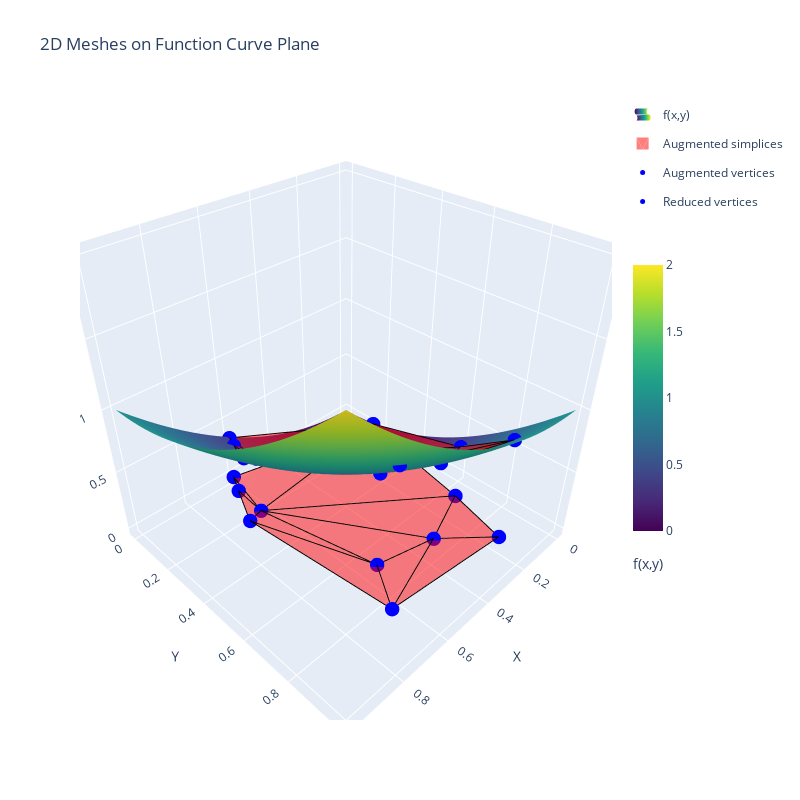

Here is the notebook cell this chart was saved with:
### Code cell
# Create the plot
fig = plot_augmented_2d_meshes(f_2d_expl, asvd_expl.simplices_xy, data_expl[features_2d].values)
fig.show()

### Figure 1 — Plotly figure (JSON) as saved in the notebook; plotly's stock layout.template omitted (floating-point values rounded to 4 significant figures; data arrays with more than 128 entries replaced by an {"elided": "..."} marker saying what was removed)
{"data": [{"colorbar": {"len": 0.5, "title": {"side": "bottom", "text": "f(x,y)"}}, "colorscale": [[0, "#440154"], [0.1111, "#482878"], [0.2222, "#3e4989"], [0.3333, "#31688e"], [0.4444, "#26828e"], [0.5556, "#1f9e89"], [0.6667, "#35b779"], [0.7778, "#6ece58"], [0.8889, "#b5de2b"], [1, "#fde725"]], "name": "f(x,y)", "opacity": 1, "showlegend": true, "type": "surface", "x": {"elided": "50x50 float values"}, "y": {"elided": "50x50 float values"}, "z": {"elided": "50x50 float values"}}, {"color": "red", "legendgroup": "Augmented", "name": "Augmented simplices", "opacity": 0.5, "showlegend": true, "type": "mesh3d", "x": [0.3254, 0.6496, 0.1616], "y": [0.7465, 0.8492, 0.8986], "z": [0.6631, 1.143, 0.8335]}, {"color": "red", "legendgroup": "Augmented", "name": "Augmented simplices", "opacity": 0.5, "showlegend": false, "type": "mesh3d", "x": [0.6064, 0.652, 0.005062], "y": [0.009197, 0.2243, 0.1608], "z": [0.3678, 0.4754, 0.02588]}, {"color": "red", "legendgroup": "Augmented", "name": "Augmented simplices", "opacity": 0.5, "showlegend": false, "type": "mesh3d", "x": [0.1015, 0.3254, 0.1616], "y": [0.6635, 0.7465, 0.8986], "z": [0.4505, 0.6631, 0.8335]}, {"color": "red", "legendgroup": "Augmented", "name": "Augmented simplices", "opacity": 0.5, "showlegend": false, "type": "mesh3d", "x": [0.652, 0.1015, 0.005062], "y": [0.2243, 0.6635, 0.1608], "z": [0.4754, 0.4505, 0.02588]}, {"color": "red", "legendgroup": "Augmented", "name": "Augmented simplices", "opacity": 0.5, "showlegend": false, "type": "mesh3d", "x": [0.1015, 0.652, 0.3254], "y": [0.6635, 0.2243, 0.7465], "z": [0.4505, 0.4754, 0.6631]}, {"color": "red", "legendgroup": "Augmented", "name": "Augmented simplices", "opacity": 0.5, "showlegend": false, "type": "mesh3d", "x": [0.652, 0.642, 0.7122], "y": [0.2243, 0.08414, 0.2372], "z": [0.4754, 0.4193, 0.5635]}, {"color": "red", "legendgroup": "Augmented", "name": "Augmented simplices", "opacity": 0.5, "showlegend": false, "type": "mesh3d", "x": [0.642, 0.652, 0.6064], "y": [0.08414, 0.2243, 0.009197], "z": [0.4193, 0.4754, 0.3678]}, {"color": "red", "legendgroup": "Augmented", "name": "Augmented simplices", "opacity": 0.5, "showlegend": false, "type": "mesh3d", "x": [0.3254, 0.5487, 0.6496], "y": [0.7465, 0.6919, 0.8492], "z": [0.6631, 0.7798, 1.143]}, {"color": "red", "legendgroup": "Augmented", "name": "Augmented simplices", "opacity": 0.5, "showlegend": false, "type": "mesh3d", "x": [0.652, 0.5487, 0.3254], "y": [0.2243, 0.6919, 0.7465], "z": [0.4754, 0.7798, 0.6631]}, {"color": "red", "legendgroup": "Augmented", "name": "Augmented simplices", "opacity": 0.5, "showlegend": false, "type": "mesh3d", "x": [0.6496, 0.5487, 0.7122], "y": [0.8492, 0.6919, 0.2372], "z": [1.143, 0.7798, 0.5635]}, {"color": "red", "legendgroup": "Augmented", "name": "Augmented simplices", "opacity": 0.5, "showlegend": false, "type": "mesh3d", "x": [0.5487, 0.652, 0.7122], "y": [0.6919, 0.2243, 0.2372], "z": [0.7798, 0.4754, 0.5635]}, {"legendgroup": "Augmented", "line": {"color": "black", "width": 2}, "mode": "lines", "name": "Augmented edges", "showlegend": false, "type": "scatter3d", "x": [0.3254, 0.6496, null, 0.6496, 0.1616, null, 0.1616, 0.3254, null, 0.6064, 0.652, null, 0.652, 0.005062, null, 0.005062, 0.6064, null, 0.1015, 0.3254, null, 0.3254, 0.1616, null, 0.1616, 0.1015, null, 0.652, 0.1015, null, 0.1015, 0.005062, null, 0.005062, 0.652, null, 0.1015, 0.652, null, 0.652, 0.3254, null, 0.3254, 0.1015, null, 0.652, 0.642, null, 0.642, 0.7122, null, 0.7122, 0.652, null, 0.642, 0.652, null, 0.652, 0.6064, null, 0.6064, 0.642, null, 0.3254, 0.5487, null, 0.5487, 0.6496, null, 0.6496, 0.3254, null, 0.652, 0.5487, null, 0.5487, 0.3254, null, 0.3254, 0.652, null, 0.6496, 0.5487, null, 0.5487, 0.7122, null, 0.7122, 0.6496, null, 0.5487, 0.652, null, 0.652, 0.7122, null, 0.7122, 0.5487, null], "y": [0.7465, 0.8492, null, 0.8492, 0.8986, null, 0.8986, 0.7465, null, 0.009197, 0.2243, null, 0.2243, 0.1608, null, 0.1608, 0.009197, null, 0.6635, 0.7465, null, 0.7465, 0.8986, null, 0.8986, 0.6635, null, 0.2243, 0.6635, null, 0.6635, 0.1608, null, 0.1608, 0.2243, null, 0.6635, 0.2243, null, 0.2243, 0.7465, null, 0.7465, 0.6635, null, 0.2243, 0.08414, null, 0.08414, 0.2372, null, 0.2372, 0.2243, null, 0.08414, 0.2243, null, 0.2243, 0.009197, null, 0.009197, 0.08414, null, 0.7465, 0.6919, null, 0.6919, 0.8492, null, 0.8492, 0.7465, null, 0.2243, 0.6919, null, 0.6919, 0.7465, null, 0.7465, 0.2243, null, 0.8492, 0.6919, null, 0.6919, 0.2372, null, 0.2372, 0.8492, null, 0.6919, 0.2243, null, 0.2243, 0.2372, null, 0.2372, 0.6919, null], "z": [0.6631, 1.143, null, 1.143, 0.8335, null, 0.8335, 0.6631, null, 0.3678, 0.4754, null, 0.4754, 0.02588, null, 0.02588, 0.3678, null, 0.4505, 0.6631, null, 0.6631, 0.8335, null, 0.8335, 0.4505, null, 0.4754, 0.4505, null, 0.4505, 0.02588, null, 0.02588, 0.4754, null, 0.4505, 0.4754, null, 0.4754, 0.6631, null, 0.6631, 0.4505, null, 0.4754, 0.4193, null, 0.4193, 0.5635, null, 0.5635, 0.4754, null, 0.4193, 0.4754, null, 0.4754, 0.3678, null, 0.3678, 0.4193, null, 0.6631, 0.7798, null, 0.7798, 1.143, null, 1.143, 0.6631, null, 0.4754, 0.7798, null, 0.7798, 0.6631, null, 0.6631, 0.4754, null, 1.143, 0.7798, null, 0.7798, 0.5635, null, 0.5635, 1.143, null, 0.7798, 0.4754, null, 0.4754, 0.5635, null, 0.5635, 0.7798, null]}, {"legendgroup": "", "marker": {"color": "blue", "size": 5}, "mode": "markers", "name": "Augmented vertices", "showlegend": true, "type": "scatter3d", "x": [0.642, 0.1616, 0.6064, 0.1015, 0.005062, 0.5487, 0.652, 0.7122, 0.3254, 0.6496], "y": [0.08414, 0.8986, 0.009197, 0.6635, 0.1608, 0.6919, 0.2243, 0.2372, 0.7465, 0.8492], "z": [0.4193, 0.8335, 0.3678, 0.4505, 0.02588, 0.7798, 0.4754, 0.5635, 0.6631, 1.143]}, {"color": "red", "legendgroup": "Reduced", "name": "Reduced simplices", "opacity": 0.5, "showlegend": false, "type": "mesh3d", "x": [0.3254, 0.6496, 0.1616], "y": [0.7465, 0.8492, 0.8986], "z": [0, 0, 0]}, {"color": "red", "legendgroup": "Reduced", "name": "Reduced simplices", "opacity": 0.5, "showlegend": false, "type": "mesh3d", "x": [0.6064, 0.652, 0.005062], "y": [0.009197, 0.2243, 0.1608], "z": [0, 0, 0]}, {"color": "red", "legendgroup": "Reduced", "name": "Reduced simplices", "opacity": 0.5, "showlegend": false, "type": "mesh3d", "x": [0.1015, 0.3254, 0.1616], "y": [0.6635, 0.7465, 0.8986], "z": [0, 0, 0]}, {"color": "red", "legendgroup": "Reduced", "name": "Reduced simplices", "opacity": 0.5, "showlegend": false, "type": "mesh3d", "x": [0.652, 0.1015, 0.005062], "y": [0.2243, 0.6635, 0.1608], "z": [0, 0, 0]}, {"color": "red", "legendgroup": "Reduced", "name": "Reduced simplices", "opacity": 0.5, "showlegend": false, "type": "mesh3d", "x": [0.1015, 0.652, 0.3254], "y": [0.6635, 0.2243, 0.7465], "z": [0, 0, 0]}, {"color": "red", "legendgroup": "Reduced", "name": "Reduced simplices", "opacity": 0.5, "showlegend": false, "type": "mesh3d", "x": [0.652, 0.642, 0.7122], "y": [0.2243, 0.08414, 0.2372], "z": [0, 0, 0]}, {"color": "red", "legendgroup": "Reduced", "name": "Reduced simplices", "opacity": 0.5, "showlegend": false, "type": "mesh3d", "x": [0.642, 0.652, 0.6064], "y": [0.08414, 0.2243, 0.009197], "z": [0, 0, 0]}, {"color": "red", "legendgroup": "Reduced", "name": "Reduced simplices", "opacity": 0.5, "showlegend": false, "type": "mesh3d", "x": [0.3254, 0.5487, 0.6496], "y": [0.7465, 0.6919, 0.8492], "z": [0, 0, 0]}, {"color": "red", "legendgroup": "Reduced", "name": "Reduced simplices", "opacity": 0.5, "showlegend": false, "type": "mesh3d", "x": [0.652, 0.5487, 0.3254], "y": [0.2243, 0.6919, 0.7465], "z": [0, 0, 0]}, {"color": "red", "legendgroup": "Reduced", "name": "Reduced simplices", "opacity": 0.5, "showlegend": false, "type": "mesh3d", "x": [0.6496, 0.5487, 0.7122], "y": [0.8492, 0.6919, 0.2372], "z": [0, 0, 0]}, {"color": "red", "legendgroup": "Reduced", "name": "Reduced simplices", "opacity": 0.5, "showlegend": false, "type": "mesh3d", "x": [0.5487, 0.652, 0.7122], "y": [0.6919, 0.2243, 0.2372], "z": [0, 0, 0]}, {"legendgroup": "Reduced", "line": {"color": "black", "width": 2}, "mode": "lines", "name": "Reduced edges", "showlegend": false, "type": "scatter3d", "x": [0.3254, 0.6496, null, 0.6496, 0.1616, null, 0.1616, 0.3254, null, 0.6064, 0.652, null, 0.652, 0.005062, null, 0.005062, 0.6064, null, 0.1015, 0.3254, null, 0.3254, 0.1616, null, 0.1616, 0.1015, null, 0.652, 0.1015, null, 0.1015, 0.005062, null, 0.005062, 0.652, null, 0.1015, 0.652, null, 0.652, 0.3254, null, 0.3254, 0.1015, null, 0.652, 0.642, null, 0.642, 0.7122, null, 0.7122, 0.652, null, 0.642, 0.652, null, 0.652, 0.6064, null, 0.6064, 0.642, null, 0.3254, 0.5487, null, 0.5487, 0.6496, null, 0.6496, 0.3254, null, 0.652, 0.5487, null, 0.5487, 0.3254, null, 0.3254, 0.652, null, 0.6496, 0.5487, null, 0.5487, 0.7122, null, 0.7122, 0.6496, null, 0.5487, 0.652, null, 0.652, 0.7122, null, 0.7122, 0.5487, null], "y": [0.7465, 0.8492, null, 0.8492, 0.8986, null, 0.8986, 0.7465, null, 0.009197, 0.2243, null, 0.2243, 0.1608, null, 0.1608, 0.009197, null, 0.6635, 0.7465, null, 0.7465, 0.8986, null, 0.8986, 0.6635, null, 0.2243, 0.6635, null, 0.6635, 0.1608, null, 0.1608, 0.2243, null, 0.6635, 0.2243, null, 0.2243, 0.7465, null, 0.7465, 0.6635, null, 0.2243, 0.08414, null, 0.08414, 0.2372, null, 0.2372, 0.2243, null, 0.08414, 0.2243, null, 0.2243, 0.009197, null, 0.009197, 0.08414, null, 0.7465, 0.6919, null, 0.6919, 0.8492, null, 0.8492, 0.7465, null, 0.2243, 0.6919, null, 0.6919, 0.7465, null, 0.7465, 0.2243, null, 0.8492, 0.6919, null, 0.6919, 0.2372, null, 0.2372, 0.8492, null, 0.6919, 0.2243, null, 0.2243, 0.2372, null, 0.2372, 0.6919, null], "z": [0, 0, null, 0, 0, null, 0, 0, null, 0, 0, null, 0, 0, null, 0, 0, null, 0, 0, null, 0, 0, null, 0, 0, null, 0, 0, null, 0, 0, null, 0, 0, null, 0, 0, null, 0, 0, null, 0, 0, null, 0, 0, null, 0, 0, null, 0, 0, null, 0, 0, null, 0, 0, null, 0, 0, null, 0, 0, null, 0, 0, null, 0, 0, null, 0, 0, null, 0, 0, null, 0, 0, null, 0, 0, null, 0, 0, null, 0, 0, null, 0, 0, null, 0, 0, null, 0, 0, null]}, {"legendgroup": "Reduced", "marker": {"color": "blue", "size": 5}, "mode": "markers", "name": "Reduced vertices", "showlegend": true, "type": "scatter3d", "x": [0.642, 0.1616, 0.6064, 0.1015, 0.005062, 0.5487, 0.652, 0.7122, 0.3254, 0.6496], "y": [0.08414, 0.8986, 0.009197, 0.6635, 0.1608, 0.6919, 0.2243, 0.2372, 0.7465, 0.8492], "z": [0, 0, 0, 0, 0, 0, 0, 0, 0, 0]}], "layout": {"height": 800, "scene": {"aspectmode": "cube", "xaxis": {"title": {"text": "X"}}, "yaxis": {"title": {"text": "Y"}}, "zaxis": {"title": {"text": "Z"}}}, "title": {"text": "2D Meshes on Function Curve Plane"}, "width": 800}}
